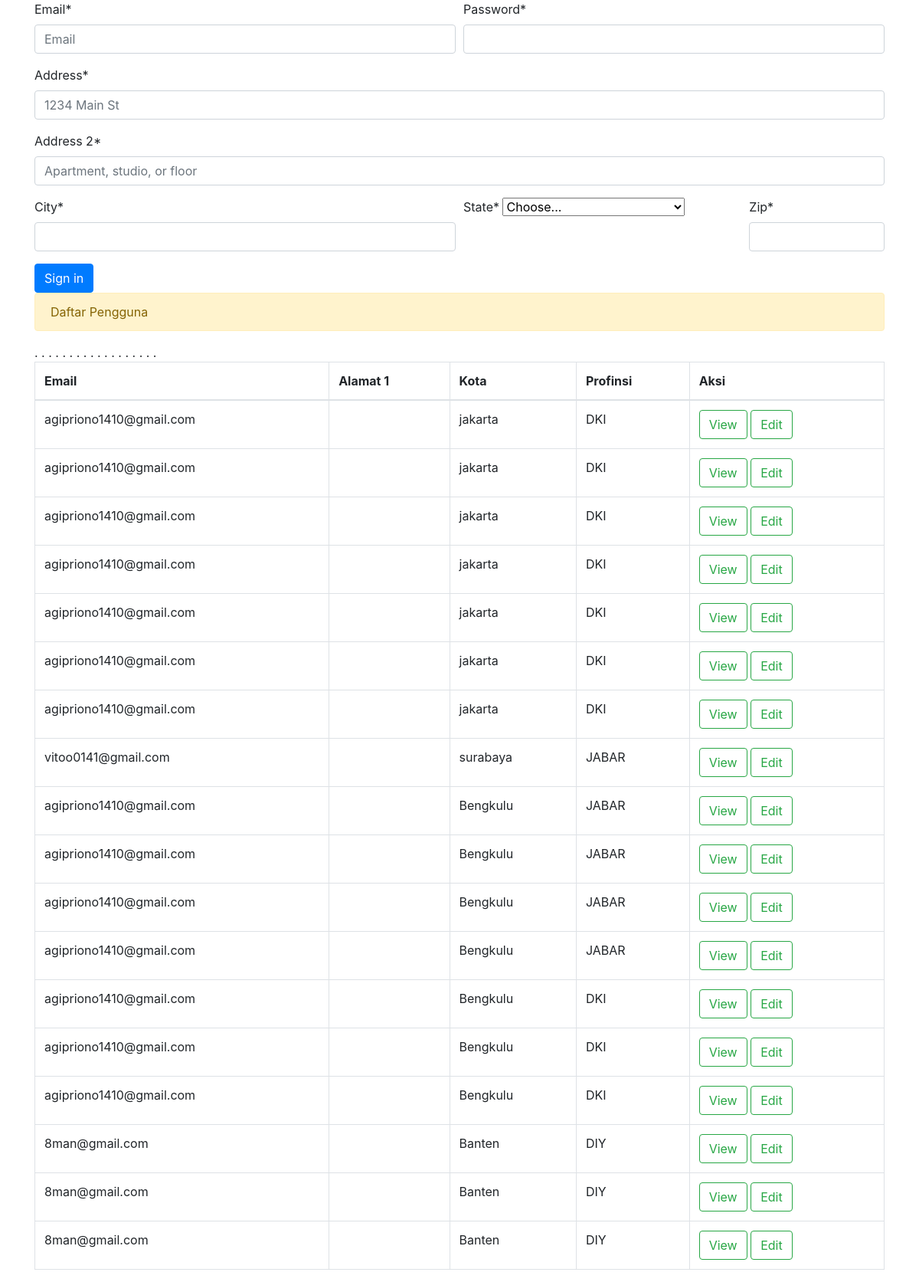
Screenshot of /data_entry/ with the database file from the repository.
### data_entry/models.py (models this page shows, shortened)
class Pengguna (models.Model):
    email = models.EmailField()
    password = models.CharField(max_length=100)
    address_1 = models.TextField()
    address_2  = models.TextField(null=True, blank = True)
    city = models.CharField(max_length=20, help_text='Enter your city')
    state= models.TextField()
    zip_code= models.CharField(max_length = 7)
    tanggal_join = models.DateField(auto_now = True)

### data_entry/views.py (the view)
# urls.py: path('data_entry/', views.set_data_entry, name='set_data_entry'),
def set_data_entry(request):
    list_pengguna = Pengguna.objects.all().order_by('-id')
    form = AddressForm()
    context = {'form': form, 'list_pengguna': list_pengguna}
    return render(request, 'data_entry/input_data_1.html', context)

### data_entry/forms.py
class AddressForm(forms.Form):
    email = forms.CharField(widget=forms.TextInput(attrs={'placeholder':'Email'}))
    password = forms.CharField(widget=forms.PasswordInput())
    address_1 = forms.CharField(
        label='Address',
        widget=forms.TextInput(attrs={'placeholder': '1234 Main St'})
    )
    address_2 = forms.CharField(
        widget=forms.TextInput(attrs={'placeholder': 'Apartment, studio, or floor'})
    )
    city = forms.CharField()
    state = forms.ChoiceField(choices=STATES)
    zip_code = forms.CharField(label='Zip')
    check_me_out = forms.BooleanField(required=False)

### data_entry/templates/data_entry/input_data_1.html (shortened to what this page needs)
{% extends 'base.html' %}
{% load crispy_forms_tags %} # pastikan sama persis
{% block content %}
<form method="post">
  <div class="form-row">
    <div class="form-group col-md-6 mb-0">
    {{ form.email|as_crispy_field }}
    </div>
    <div class="form-group col-md-6 mb-0">
    {{ form.password|as_crispy_field }}
    </div>
  </div>
  {{ form.address_1|as_crispy_field }}
  {{ form.address_2|as_crispy_field }}
  <div class="form-row">
    <div class="form-group col-md-6 mb-0">
      {{ form.city|as_crispy_field }}
    </div>
    <div class="form-group col-md-4 mb-0">
      {{ form.state|as_crispy_field }}
    </div>
    <div class="form-group col-md-2 mb-0">
      {{ form.zip_code|as_crispy_field }}
    </div>
  </div>
  <button type="submit" class="btn btn-primary">Sign in</button>
</form>
<div class="alert alert-warning" role="alert">
  Daftar Pengguna
</div>
<table class="table table-bordered" id="data_entry_tbl">
  <thead>
      <tr >
          <th scope="col">Email</th>
          <th scope="col">Alamat 1</th>
          <th scope="col">Kota</th>
          <th scope="col">Profinsi</th>
          <th scope="col">Aksi</th>
      </tr>
  </thead>
  <tbody>
      {% for pengguna in list_pengguna %}
      <tr class = "record">
          <td><label >{{pengguna.email}}</label></td>
          <td><label >{{penggguna.addriss_1}}</label></td>
          <td><label >{{pengguna.city}}</label></td>
          <td><label >{{pengguna.state}}</label></td>
          <td>
               <form method="post" action="#">
                   <a href="{% url 'data_entry:view_pengguna' pengguna.id %}" class="btn btn-outline-success">View</a>
                   <a href="" class="btn btn-outline-success">Edit</a>
              </form>
           </td>.
      </tr>
      {% endfor %}
  </tbody>
</table>
{% endblock %}

### templates/base.html (shortened to what this page needs)
<!doctype html>
<html lang="en">
<head>
  <link rel="stylesheet" href="https://stackpath.bootstrapcdn.com/bootstrap/4.1.3/css/bootstrap.min.css">
</head>
<body>
  <div class="container">
    {% block content %}
    {% endblock %}
  </div>
</body>
</html>

### rows the page displays
Pengguna: email "agipriono1410@gmail.com", city "jakarta", state "DKI"
Pengguna: email "agipriono1410@gmail.com", city "jakarta", state "DKI"
Pengguna: email "agipriono1410@gmail.com", city "jakarta", state "DKI"
Pengguna: email "agipriono1410@gmail.com", city "jakarta", state "DKI"
Pengguna: email "agipriono1410@gmail.com", city "jakarta", state "DKI"
Pengguna: email "agipriono1410@gmail.com", city "jakarta", state "DKI"
Pengguna: email "agipriono1410@gmail.com", city "jakarta", state "DKI"
Pengguna: email "vitoo0141@gmail.com", city "surabaya", state "JABAR"
Pengguna: email "agipriono1410@gmail.com", city "Bengkulu", state "JABAR"
Pengguna: email "agipriono1410@gmail.com", city "Bengkulu", state "JABAR"
Pengguna: email "agipriono1410@gmail.com", city "Bengkulu", state "JABAR"
Pengguna: email "agipriono1410@gmail.com", city "Bengkulu", state "JABAR"
Pengguna: email "agipriono1410@gmail.com", city "Bengkulu", state "DKI"
Pengguna: email "agipriono1410@gmail.com", city "Bengkulu", state "DKI"
Pengguna: email "agipriono1410@gmail.com", city "Bengkulu", state "DKI"
Pengguna: email "8man@gmail.com", city "Banten", state "DIY"
Pengguna: email "8man@gmail.com", city "Banten", state "DIY"
Pengguna: email "8man@gmail.com", city "Banten", state "DIY"
